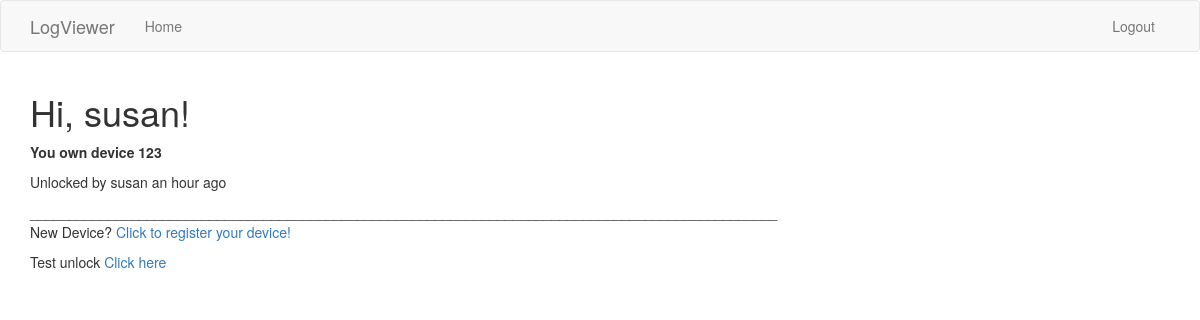
Screenshot of /index (signed in) with the database file from the repository.
### app/models.py (models this page shows, shortened)
class User(UserMixin, db.Model):
    __tablename__= 'userTable'
    id = db.Column(db.Integer, primary_key=True)
    username = db.Column(db.String(64), index=True, unique=True)
    email = db.Column(db.String(120), index=True, unique=True)
    password_hash = db.Column(db.String(128))
    userDevices = db.relationship("Device", secondary=userDevicesTable, backref=db.backref('users', lazy='dynamic'))

class Device(db.Model):
    __tablename__ = 'deviceTable'
    id = db.Column(db.Integer, primary_key=True)
    deviceUsers = db.relationship("User", secondary=userDevicesTable, backref=db.backref('devices', lazy='dynamic'))
    unlocks = db.relationship('Unlock', backref = 'device', lazy='dynamic')

class Unlock(db.Model):
    __tablename__ = 'unlockTable'
    id = db.Column(db.Integer, primary_key=True)
    timestamp = db.Column(db.DateTime, index=True, default=datetime.utcnow)
    username = db.Column(db.String(64))
    dID = db.Column(db.Integer, db.ForeignKey('deviceTable.id'))

### app/main/routes.py (the view)
@bp.route('/', methods=['GET', 'POST'])
@bp.route('/index', methods= ['GET', 'POST'])
@login_required
def index():
	return render_template('index.html', title='Home', devices=current_user.devices)

### app/models.py (called while the page is built)
@login.user_loader
def load_user(id):
    return User.query.get(int(id))

### app/templates/index.html
{% extends "base.html" %}
{% import 'bootstrap/wtf.html' as wtf %}
{% block app_content %}
        <h1>Hi, {{ current_user.username }}!</h1>
        {% for device in devices %}
        <div>
        <p>
                <b>You own device {{ device.id }}</b>
                {% for unlock in device.unlocks %}
                        <p> Unlocked by {{ unlock.username }} {{ moment(unlock.timestamp).fromNow() }} </p>
                {% endfor %}
        </p>
        </div>
        ________________________________________________________________________________________________
        {% endfor %}
        <p>New Device? <a href="{{ url_for('main.regDevice') }}">Click to register your device!</a></p>
        <p>Test unlock <a href="{{ url_for('main.testUnlock') }}"> Click here</a></p>
{% endblock %}

### app/templates/base.html (shortened to what this page needs)
{% extends 'bootstrap/base.html' %}
{% block navbar %}
<nav class="navbar navbar-default">
  <div class="container">
      <div class="navbar-header">
          <a class="navbar-brand" href="{{ url_for('main.index') }}">LogViewer</a>
      </div>
      <div class="collapse navbar-collapse" id="bs-example-navbar-collapse-1">
          <ul class="nav navbar-nav">
              <li><a href="{{ url_for('main.index') }}">Home</a></li>
          </ul>
          <ul class="nav navbar-nav navbar-right">
              {% if current_user.is_anonymous %}
              <li><a href="{{ url_for('auth.login') }}">Login</a></li>
              {% else %}
              <li><a href="{{ url_for('auth.logout') }}">Logout</a></li>
              {% endif %}
          </ul>
      </div>
  </div>
</nav>
{% endblock %}
{% block content %}
    <div class="container">
        {% block app_content %}{% endblock %}
    </div>
{% endblock %}

### rows the page displays
User: username "susan"
Device: id "123"
Unlock: username "susan", timestamp "an hour ago"
